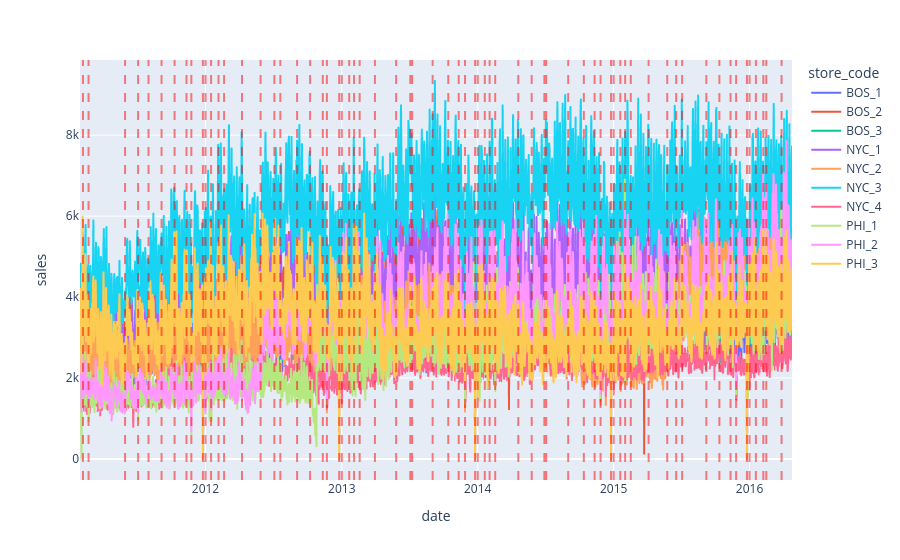

Source (notebook cell):
### Code cell
fig = px.line(df.groupby(by = ['store_code','date'])['sales'].sum().reset_index(), x = 'date', y = 'sales', color = 'store_code')
for fecha in eventos['date'].unique():
    fig.add_vline(x=pd.Timestamp(fecha).timestamp() * 1000, line_dash="dash", line_color="red", opacity=0.5)
fig.show()

### Figure 1 — Plotly figure (JSON) as saved in the notebook; plotly's stock layout.template omitted (floating-point values rounded to 4 significant figures; data arrays with more than 128 entries replaced by an {"elided": "..."} marker saying what was removed)
{"data": [{"hovertemplate": "store_code=BOS_1<br>date=%{x}<br>sales=%{y}<extra></extra>", "legendgroup": "BOS_1", "line": {"color": "#636efa", "dash": "solid"}, "marker": {"symbol": "circle"}, "mode": "lines", "name": "BOS_1", "showlegend": true, "type": "scattergl", "x": {"elided": "1913 str values"}, "xaxis": "x", "y": {"elided": "1913 int values"}, "yaxis": "y"}, {"hovertemplate": "store_code=BOS_2<br>date=%{x}<br>sales=%{y}<extra></extra>", "legendgroup": "BOS_2", "line": {"color": "#EF553B", "dash": "solid"}, "marker": {"symbol": "circle"}, "mode": "lines", "name": "BOS_2", "showlegend": true, "type": "scattergl", "x": {"elided": "1913 str values"}, "xaxis": "x", "y": {"elided": "1913 int values"}, "yaxis": "y"}, {"hovertemplate": "store_code=BOS_3<br>date=%{x}<br>sales=%{y}<extra></extra>", "legendgroup": "BOS_3", "line": {"color": "#00cc96", "dash": "solid"}, "marker": {"symbol": "circle"}, "mode": "lines", "name": "BOS_3", "showlegend": true, "type": "scattergl", "x": {"elided": "1913 str values"}, "xaxis": "x", "y": {"elided": "1913 int values"}, "yaxis": "y"}, {"hovertemplate": "store_code=NYC_1<br>date=%{x}<br>sales=%{y}<extra></extra>", "legendgroup": "NYC_1", "line": {"color": "#ab63fa", "dash": "solid"}, "marker": {"symbol": "circle"}, "mode": "lines", "name": "NYC_1", "showlegend": true, "type": "scattergl", "x": {"elided": "1913 str values"}, "xaxis": "x", "y": {"elided": "1913 int values"}, "yaxis": "y"}, {"hovertemplate": "store_code=NYC_2<br>date=%{x}<br>sales=%{y}<extra></extra>", "legendgroup": "NYC_2", "line": {"color": "#FFA15A", "dash": "solid"}, "marker": {"symbol": "circle"}, "mode": "lines", "name": "NYC_2", "showlegend": true, "type": "scattergl", "x": {"elided": "1913 str values"}, "xaxis": "x", "y": {"elided": "1913 int values"}, "yaxis": "y"}, {"hovertemplate": "store_code=NYC_3<br>date=%{x}<br>sales=%{y}<extra></extra>", "legendgroup": "NYC_3", "line": {"color": "#19d3f3", "dash": "solid"}, "marker": {"symbol": "circle"}, "mode": "lines", "name": "NYC_3", "showlegend": true, "type": "scattergl", "x": {"elided": "1913 str values"}, "xaxis": "x", "y": {"elided": "1913 int values"}, "yaxis": "y"}, {"hovertemplate": "store_code=NYC_4<br>date=%{x}<br>sales=%{y}<extra></extra>", "legendgroup": "NYC_4", "line": {"color": "#FF6692", "dash": "solid"}, "marker": {"symbol": "circle"}, "mode": "lines", "name": "NYC_4", "showlegend": true, "type": "scattergl", "x": {"elided": "1913 str values"}, "xaxis": "x", "y": {"elided": "1913 int values"}, "yaxis": "y"}, {"hovertemplate": "store_code=PHI_1<br>date=%{x}<br>sales=%{y}<extra></extra>", "legendgroup": "PHI_1", "line": {"color": "#B6E880", "dash": "solid"}, "marker": {"symbol": "circle"}, "mode": "lines", "name": "PHI_1", "showlegend": true, "type": "scattergl", "x": {"elided": "1913 str values"}, "xaxis": "x", "y": {"elided": "1913 int values"}, "yaxis": "y"}, {"hovertemplate": "store_code=PHI_2<br>date=%{x}<br>sales=%{y}<extra></extra>", "legendgroup": "PHI_2", "line": {"color": "#FF97FF", "dash": "solid"}, "marker": {"symbol": "circle"}, "mode": "lines", "name": "PHI_2", "showlegend": true, "type": "scattergl", "x": {"elided": "1913 str values"}, "xaxis": "x", "y": {"elided": "1913 int values"}, "yaxis": "y"}, {"hovertemplate": "store_code=PHI_3<br>date=%{x}<br>sales=%{y}<extra></extra>", "legendgroup": "PHI_3", "line": {"color": "#FECB52", "dash": "solid"}, "marker": {"symbol": "circle"}, "mode": "lines", "name": "PHI_3", "showlegend": true, "type": "scattergl", "x": {"elided": "1913 str values"}, "xaxis": "x", "y": {"elided": "1913 int values"}, "yaxis": "y"}], "layout": {"legend": {"title": {"text": "store_code"}, "tracegroupgap": 0}, "margin": {"t": 60}, "shapes": [{"line": {"color": "red", "dash": "dash"}, "opacity": 0.5, "type": "line", "x0": 1296950400000, "x1": 1296950400000, "xref": "x", "y0": 0, "y1": 1, "yref": "y domain"}, {"line": {"color": "red", "dash": "dash"}, "opacity": 0.5, "type": "line", "x0": 1298246400000, "x1": 1298246400000, "xref": "x", "y0": 0, "y1": 1, "yref": "y domain"}, {"line": {"color": "red", "dash": "dash"}, "opacity": 0.5, "type": "line", "x0": 1306713600000, "x1": 1306713600000, "xref": "x", "y0": 0, "y1": 1, "yref": "y domain"}, {"line": {"color": "red", "dash": "dash"}, "opacity": 0.5, "type": "line", "x0": 1309737600000, "x1": 1309737600000, "xref": "x", "y0": 0, "y1": 1, "yref": "y domain"}, {"line": {"color": "red", "dash": "dash"}, "opacity": 0.5, "type": "line", "x0": 1312156800000, "x1": 1312156800000, "xref": "x", "y0": 0, "y1": 1, "yref": "y domain"}, {"line": {"color": "red", "dash": "dash"}, "opacity": 0.5, "type": "line", "x0": 1315180800000, "x1": 1315180800000, "xref": "x", "y0": 0, "y1": 1, "yref": "y domain"}, {"line": {"color": "red", "dash": "dash"}, "opacity": 0.5, "type": "line", "x0": 1318204800000, "x1": 1318204800000, "xref": "x", "y0": 0, "y1": 1, "yref": "y domain"}, {"line": {"color": "red", "dash": "dash"}, "opacity": 0.5, "type": "line", "x0": 1320969600000, "x1": 1320969600000, "xref": "x", "y0": 0, "y1": 1, "yref": "y domain"}, {"line": {"color": "red", "dash": "dash"}, "opacity": 0.5, "type": "line", "x0": 1322092800000, "x1": 1322092800000, "xref": "x", "y0": 0, "y1": 1, "yref": "y domain"}, {"line": {"color": "red", "dash": "dash"}, "opacity": 0.5, "type": "line", "x0": 1324771200000, "x1": 1324771200000, "xref": "x", "y0": 0, "y1": 1, "yref": "y domain"}, {"line": {"color": "red", "dash": "dash"}, "opacity": 0.5, "type": "line", "x0": 1325376000000, "x1": 1325376000000, "xref": "x", "y0": 0, "y1": 1, "yref": "y domain"}, {"line": {"color": "red", "dash": "dash"}, "opacity": 0.5, "type": "line", "x0": 1326672000000, "x1": 1326672000000, "xref": "x", "y0": 0, "y1": 1, "yref": "y domain"}, {"line": {"color": "red", "dash": "dash"}, "opacity": 0.5, "type": "line", "x0": 1328400000000, "x1": 1328400000000, "xref": "x", "y0": 0, "y1": 1, "yref": "y domain"}, {"line": {"color": "red", "dash": "dash"}, "opacity": 0.5, "type": "line", "x0": 1329696000000, "x1": 1329696000000, "xref": "x", "y0": 0, "y1": 1, "yref": "y domain"}, {"line": {"color": "red", "dash": "dash"}, "opacity": 0.5, "type": "line", "x0": 1333843200000, "x1": 1333843200000, "xref": "x", "y0": 0, "y1": 1, "yref": "y domain"}, {"line": {"color": "red", "dash": "dash"}, "opacity": 0.5, "type": "line", "x0": 1338163200000, "x1": 1338163200000, "xref": "x", "y0": 0, "y1": 1, "yref": "y domain"}, {"line": {"color": "red", "dash": "dash"}, "opacity": 0.5, "type": "line", "x0": 1341360000000, "x1": 1341360000000, "xref": "x", "y0": 0, "y1": 1, "yref": "y domain"}, {"line": {"color": "red", "dash": "dash"}, "opacity": 0.5, "type": "line", "x0": 1342742400000, "x1": 1342742400000, "xref": "x", "y0": 0, "y1": 1, "yref": "y domain"}, {"line": {"color": "red", "dash": "dash"}, "opacity": 0.5, "type": "line", "x0": 1346630400000, "x1": 1346630400000, "xref": "x", "y0": 0, "y1": 1, "yref": "y domain"}, {"line": {"color": "red", "dash": "dash"}, "opacity": 0.5, "type": "line", "x0": 1349654400000, "x1": 1349654400000, "xref": "x", "y0": 0, "y1": 1, "yref": "y domain"}, {"line": {"color": "red", "dash": "dash"}, "opacity": 0.5, "type": "line", "x0": 1352592000000, "x1": 1352592000000, "xref": "x", "y0": 0, "y1": 1, "yref": "y domain"}, {"line": {"color": "red", "dash": "dash"}, "opacity": 0.5, "type": "line", "x0": 1353542400000, "x1": 1353542400000, "xref": "x", "y0": 0, "y1": 1, "yref": "y domain"}, {"line": {"color": "red", "dash": "dash"}, "opacity": 0.5, "type": "line", "x0": 1356393600000, "x1": 1356393600000, "xref": "x", "y0": 0, "y1": 1, "yref": "y domain"}, {"line": {"color": "red", "dash": "dash"}, "opacity": 0.5, "type": "line", "x0": 1356998400000, "x1": 1356998400000, "xref": "x", "y0": 0, "y1": 1, "yref": "y domain"}, {"line": {"color": "red", "dash": "dash"}, "opacity": 0.5, "type": "line", "x0": 1358726400000, "x1": 1358726400000, "xref": "x", "y0": 0, "y1": 1, "yref": "y domain"}, {"line": {"color": "red", "dash": "dash"}, "opacity": 0.5, "type": "line", "x0": 1359849600000, "x1": 1359849600000, "xref": "x", "y0": 0, "y1": 1, "yref": "y domain"}, {"line": {"color": "red", "dash": "dash"}, "opacity": 0.5, "type": "line", "x0": 1361145600000, "x1": 1361145600000, "xref": "x", "y0": 0, "y1": 1, "yref": "y domain"}, {"line": {"color": "red", "dash": "dash"}, "opacity": 0.5, "type": "line", "x0": 1364688000000, "x1": 1364688000000, "xref": "x", "y0": 0, "y1": 1, "yref": "y domain"}, {"line": {"color": "red", "dash": "dash"}, "opacity": 0.5, "type": "line", "x0": 1369612800000, "x1": 1369612800000, "xref": "x", "y0": 0, "y1": 1, "yref": "y domain"}, {"line": {"color": "red", "dash": "dash"}, "opacity": 0.5, "type": "line", "x0": 1372896000000, "x1": 1372896000000, "xref": "x", "y0": 0, "y1": 1, "yref": "y domain"}, {"line": {"color": "red", "dash": "dash"}, "opacity": 0.5, "type": "line", "x0": 1373328000000, "x1": 1373328000000, "xref": "x", "y0": 0, "y1": 1, "yref": "y domain"}, {"line": {"color": "red", "dash": "dash"}, "opacity": 0.5, "type": "line", "x0": 1378080000000, "x1": 1378080000000, "xref": "x", "y0": 0, "y1": 1, "yref": "y domain"}, {"line": {"color": "red", "dash": "dash"}, "opacity": 0.5, "type": "line", "x0": 1381708800000, "x1": 1381708800000, "xref": "x", "y0": 0, "y1": 1, "yref": "y domain"}, {"line": {"color": "red", "dash": "dash"}, "opacity": 0.5, "type": "line", "x0": 1384128000000, "x1": 1384128000000, "xref": "x", "y0": 0, "y1": 1, "yref": "y domain"}, {"line": {"color": "red", "dash": "dash"}, "opacity": 0.5, "type": "line", "x0": 1385596800000, "x1": 1385596800000, "xref": "x", "y0": 0, "y1": 1, "yref": "y domain"}, {"line": {"color": "red", "dash": "dash"}, "opacity": 0.5, "type": "line", "x0": 1387929600000, "x1": 1387929600000, "xref": "x", "y0": 0, "y1": 1, "yref": "y domain"}, {"line": {"color": "red", "dash": "dash"}, "opacity": 0.5, "type": "line", "x0": 1388534400000, "x1": 1388534400000, "xref": "x", "y0": 0, "y1": 1, "yref": "y domain"}, {"line": {"color": "red", "dash": "dash"}, "opacity": 0.5, "type": "line", "x0": 1390176000000, "x1": 1390176000000, "xref": "x", "y0": 0, "y1": 1, "yref": "y domain"}, {"line": {"color": "red", "dash": "dash"}, "opacity": 0.5, "type": "line", "x0": 1391299200000, "x1": 1391299200000, "xref": "x", "y0": 0, "y1": 1, "yref": "y domain"}, {"line": {"color": "red", "dash": "dash"}, "opacity": 0.5, "type": "line", "x0": 1392595200000, "x1": 1392595200000, "xref": "x", "y0": 0, "y1": 1, "yref": "y domain"}, {"line": {"color": "red", "dash": "dash"}, "opacity": 0.5, "type": "line", "x0": 1397952000000, "x1": 1397952000000, "xref": "x", "y0": 0, "y1": 1, "yref": "y domain"}, {"line": {"color": "red", "dash": "dash"}, "opacity": 0.5, "type": "line", "x0": 1401062400000, "x1": 1401062400000, "xref": "x", "y0": 0, "y1": 1, "yref": "y domain"}, {"line": {"color": "red", "dash": "dash"}, "opacity": 0.5, "type": "line", "x0": 1404000000000, "x1": 1404000000000, "xref": "x", "y0": 0, "y1": 1, "yref": "y domain"}, {"line": {"color": "red", "dash": "dash"}, "opacity": 0.5, "type": "line", "x0": 1404432000000, "x1": 1404432000000, "xref": "x", "y0": 0, "y1": 1, "yref": "y domain"}, {"line": {"color": "red", "dash": "dash"}, "opacity": 0.5, "type": "line", "x0": 1409529600000, "x1": 1409529600000, "xref": "x", "y0": 0, "y1": 1, "yref": "y domain"}, {"line": {"color": "red", "dash": "dash"}, "opacity": 0.5, "type": "line", "x0": 1413158400000, "x1": 1413158400000, "xref": "x", "y0": 0, "y1": 1, "yref": "y domain"}, {"line": {"color": "red", "dash": "dash"}, "opacity": 0.5, "type": "line", "x0": 1415664000000, "x1": 1415664000000, "xref": "x", "y0": 0, "y1": 1, "yref": "y domain"}, {"line": {"color": "red", "dash": "dash"}, "opacity": 0.5, "type": "line", "x0": 1417046400000, "x1": 1417046400000, "xref": "x", "y0": 0, "y1": 1, "yref": "y domain"}, {"line": {"color": "red", "dash": "dash"}, "opacity": 0.5, "type": "line", "x0": 1419465600000, "x1": 1419465600000, "xref": "x", "y0": 0, "y1": 1, "yref": "y domain"}, {"line": {"color": "red", "dash": "dash"}, "opacity": 0.5, "type": "line", "x0": 1420070400000, "x1": 1420070400000, "xref": "x", "y0": 0, "y1": 1, "yref": "y domain"}, {"line": {"color": "red", "dash": "dash"}, "opacity": 0.5, "type": "line", "x0": 1421625600000, "x1": 1421625600000, "xref": "x", "y0": 0, "y1": 1, "yref": "y domain"}, {"line": {"color": "red", "dash": "dash"}, "opacity": 0.5, "type": "line", "x0": 1422748800000, "x1": 1422748800000, "xref": "x", "y0": 0, "y1": 1, "yref": "y domain"}, {"line": {"color": "red", "dash": "dash"}, "opacity": 0.5, "type": "line", "x0": 1424044800000, "x1": 1424044800000, "xref": "x", "y0": 0, "y1": 1, "yref": "y domain"}, {"line": {"color": "red", "dash": "dash"}, "opacity": 0.5, "type": "line", "x0": 1428192000000, "x1": 1428192000000, "xref": "x", "y0": 0, "y1": 1, "yref": "y domain"}, {"line": {"color": "red", "dash": "dash"}, "opacity": 0.5, "type": "line", "x0": 1432512000000, "x1": 1432512000000, "xref": "x", "y0": 0, "y1": 1, "yref": "y domain"}, {"line": {"color": "red", "dash": "dash"}, "opacity": 0.5, "type": "line", "x0": 1434585600000, "x1": 1434585600000, "xref": "x", "y0": 0, "y1": 1, "yref": "y domain"}, {"line": {"color": "red", "dash": "dash"}, "opacity": 0.5, "type": "line", "x0": 1435968000000, "x1": 1435968000000, "xref": "x", "y0": 0, "y1": 1, "yref": "y domain"}, {"line": {"color": "red", "dash": "dash"}, "opacity": 0.5, "type": "line", "x0": 1441584000000, "x1": 1441584000000, "xref": "x", "y0": 0, "y1": 1, "yref": "y domain"}, {"line": {"color": "red", "dash": "dash"}, "opacity": 0.5, "type": "line", "x0": 1444608000000, "x1": 1444608000000, "xref": "x", "y0": 0, "y1": 1, "yref": "y domain"}, {"line": {"color": "red", "dash": "dash"}, "opacity": 0.5, "type": "line", "x0": 1447200000000, "x1": 1447200000000, "xref": "x", "y0": 0, "y1": 1, "yref": "y domain"}, {"line": {"color": "red", "dash": "dash"}, "opacity": 0.5, "type": "line", "x0": 1448496000000, "x1": 1448496000000, "xref": "x", "y0": 0, "y1": 1, "yref": "y domain"}, {"line": {"color": "red", "dash": "dash"}, "opacity": 0.5, "type": "line", "x0": 1451001600000, "x1": 1451001600000, "xref": "x", "y0": 0, "y1": 1, "yref": "y domain"}, {"line": {"color": "red", "dash": "dash"}, "opacity": 0.5, "type": "line", "x0": 1451606400000, "x1": 1451606400000, "xref": "x", "y0": 0, "y1": 1, "yref": "y domain"}, {"line": {"color": "red", "dash": "dash"}, "opacity": 0.5, "type": "line", "x0": 1453075200000, "x1": 1453075200000, "xref": "x", "y0": 0, "y1": 1, "yref": "y domain"}, {"line": {"color": "red", "dash": "dash"}, "opacity": 0.5, "type": "line", "x0": 1454803200000, "x1": 1454803200000, "xref": "x", "y0": 0, "y1": 1, "yref": "y domain"}, {"line": {"color": "red", "dash": "dash"}, "opacity": 0.5, "type": "line", "x0": 1455494400000, "x1": 1455494400000, "xref": "x", "y0": 0, "y1": 1, "yref": "y domain"}, {"line": {"color": "red", "dash": "dash"}, "opacity": 0.5, "type": "line", "x0": 1459036800000, "x1": 1459036800000, "xref": "x", "y0": 0, "y1": 1, "yref": "y domain"}], "xaxis": {"anchor": "y", "domain": [0, 1], "title": {"text": "date"}}, "yaxis": {"anchor": "x", "domain": [0, 1], "title": {"text": "sales"}}}}
